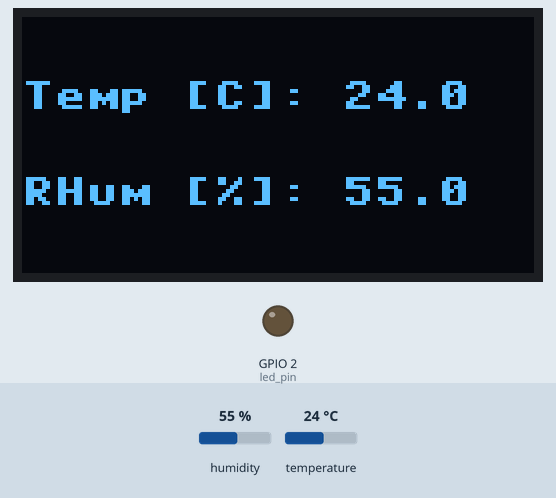
This program was run on a simulated ESP32 board running MicroPython. On the bench: 128×64 one-colour display, output pins drawn as LEDs (lit = HIGH). The test bench sets the inputs (shaded band); at power-on: humidity 55 %, temperature 24 °C. Library files of the repository ran but are not shown: ssd1306.py.

Above: at 1.2 s.
1.3 s: humidity set to 22 %
At 3.2 s:
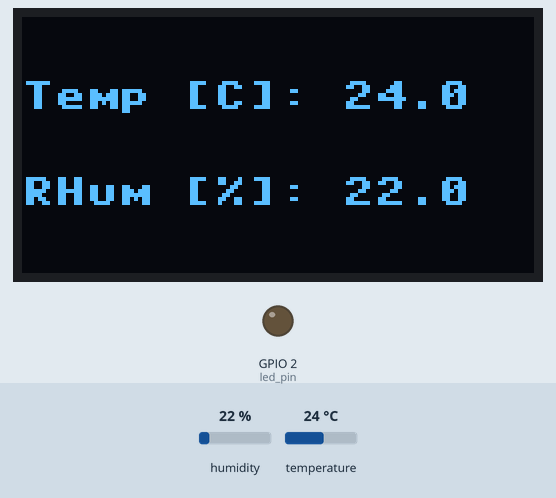
4.0 s: temperature set to 12 °C
At 5.3 s:
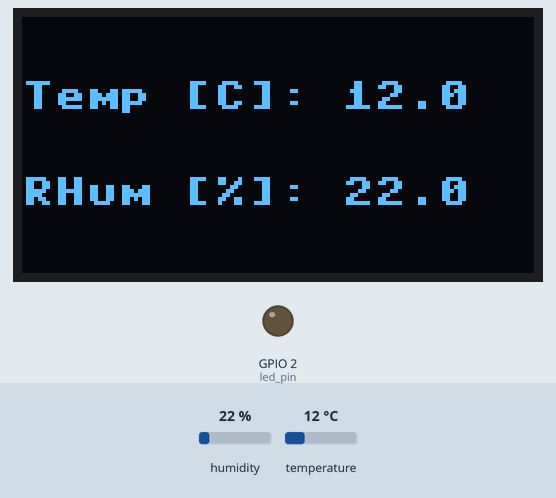
6.7 s: humidity set to 40 %
At 9.4 s:
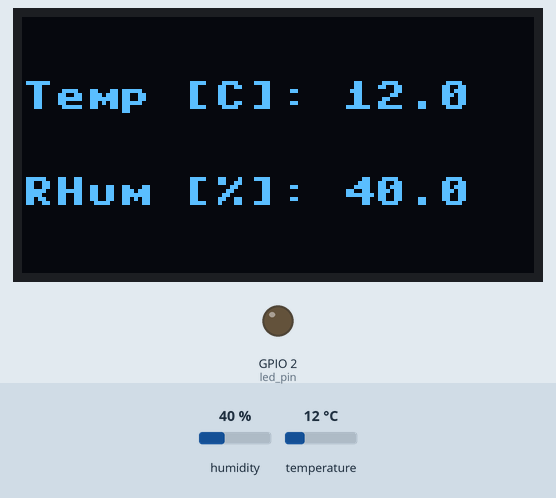
9.7 s: temperature set to 19 °C
Timing chart, 0 to 12.7 s (numbered marks = the images above; inputs shaded):
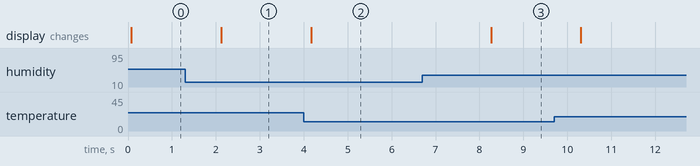

The program:

main.py
```python
import time

from dht import DHT22
from machine import I2C, Pin

import ssd1306

# Make sure Debug LED is off
led_pin = Pin(2, Pin.OUT)
led_pin.value(0)

dht22 = DHT22(Pin(18))
i2c = I2C(sda=Pin(21), scl=Pin(22))

display = ssd1306.SSD1306_I2C(128, 64, i2c)
display.poweron()

while True:
    dht22.measure()
    temperature = dht22.temperature()
    humidity = dht22.humidity()
    display.fill(0)
    display.text(f"Temp [C]: {temperature}", 0, 16)
    display.text(f"RHum [%]: {humidity}", 0, 40)
    display.show()
    time.sleep(2)
```

Measured:
- after the input at 1.3 s, the display: changes after 0.82 s (image 1)
- after the input at 4.0 s, the display: changes after 0.17 s (image 2)
- after the input at 6.7 s, the display: changes after 1.6 s (image 3)
